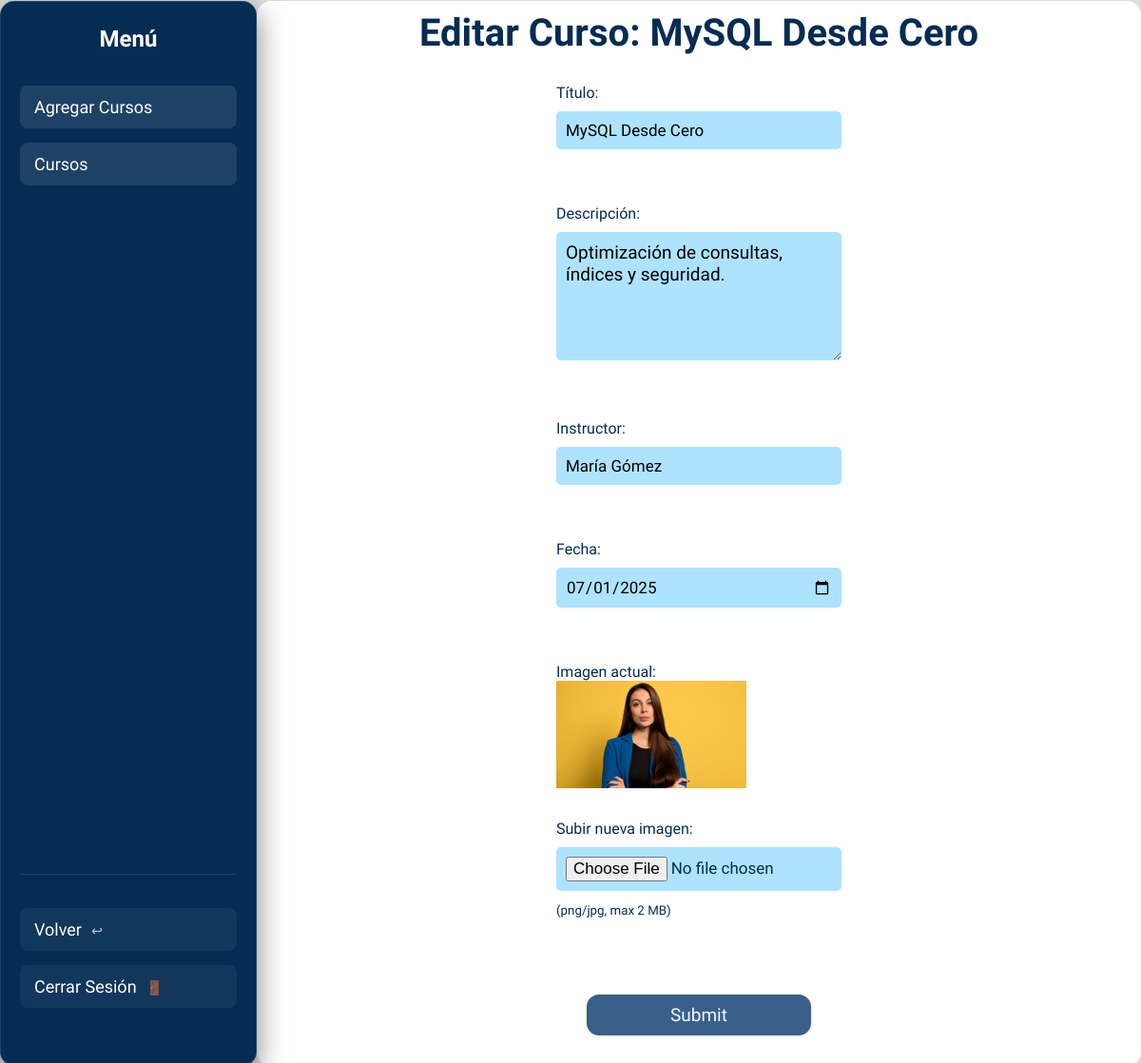
The page /index.php?controlador=gestionCursos&metodo=editarCursosVistaAdmin&id=2 (signed in) on the database its author committed.
### tables this page shows
CREATE TABLE `cursos` (
  `id` int(10) UNSIGNED NOT NULL,
  `titulo` varchar(225) NOT NULL,
  `descripcion` text NOT NULL,
  `imagen` varchar(255) NOT NULL,
  `instructor` varchar(150) NOT NULL,
  `fecha` date NOT NULL,
  `created_at` timestamp NOT NULL DEFAULT current_timestamp(),
  `updated_at` timestamp NOT NULL DEFAULT current_timestamp() ON UPDATE current_timestamp()
);

### src/controllers/GestionCursosControlador.php (called while the page is built, shortened)
<?php
class GestionCursosControlador {
    public function EditarCursosVistaAdmin(): void {
        include_once  __DIR__ . '/../views/admin/editarCursos.php';
    }
}
?>

### public/index.php (called while the page is built, shortened)
<?php
    $router = new Router();
    $router->ejecutar();
?>

### src/views/admin/editarCursos.php (the view, shortened to what this page needs)
<?php
    require_once __DIR__ . '/../../../config/connection_db.php';
    $id = (int) $_GET['id'];
    $sql = "SELECT * FROM cursos WHERE id = ?";
    $stmt = $pdo->prepare($sql);
    $stmt->execute([$id]);
    $curso = $stmt->fetch();
?>
<!DOCTYPE html>
<html lang="en">
<head>
    <link rel="stylesheet" href="../src/css/stylecurso1.css">
    <link rel="stylesheet" href="../src/css/stylegestion.css">
</head>
<body>
    <main>
        <?php
            include __DIR__ . '/../navs/navCursosAdmin.php';
        ?>
        <section class="content">
            <h1>Editar Curso: <?= htmlspecialchars($curso['titulo']) ?></h1>
            <form
                action="?controlador=cursos&metodo=actualizarCurso"
                method="post"
                enctype="multipart/form-data"
            >
                <label>Título:<br>
                <input type="text" name="titulo"
                        value="<?= htmlspecialchars($curso['titulo']) ?>" required>
                </label><br><br>
                <label>Descripción:<br>
                <textarea class="textarea" name="descripcion" rows="5" required><?=
                    htmlspecialchars($curso['descripcion']) ?></textarea>
                </label><br><br>
                <label>Instructor:
                <input type="text" name="instructor"
                        value="<?= htmlspecialchars($curso['instructor']) ?>" required>
                </label><br><br>
                <label>Fecha:
                <input type="date" name="fecha"
                        value="<?= $curso['fecha'] ?>" required>
                </label><br><br>
                <label>Imagen actual:<br>
                <?php if ($curso['imagen'] && file_exists($curso['imagen'])): ?>
                    <img src="<?= $curso['imagen'] ?>" width="200"><br>
                <?php else: ?>
                    <em>No hay imagen</em><br>
                <?php endif; ?>
                </label><br>
                <label>Subir nueva imagen:<br>
                <input type="file" name="imagen">
                <small>(png/jpg, max 2 MB)</small>
                </label><br><br>
                <input type="submit">
            </form>
        </section>
    </main>
</body>
</html>

### src/css/stylecurso1.css (style rules this page uses)
body { background-color: #dddddd; display: flex; flex-direction: column; }
main { flex: 1; display: flex; justify-content: center; }
@media screen and (max-width:1200px) { main { margin: 1px 0; } }

### src/css/stylegestion.css (style rules this page uses)
* { font-family: "Chocolate Classical Sans", sans-serif; margin: 0; padding: 0; box-sizing: border-box; }
body { background-color: #dddddd; display: flex; flex-direction: row; overflow-x: hidden; }
h1 { text-align: center; }
.content { background: white; border-radius: 15px; padding: 30px; display: flex; flex-direction: column; justify-content: center; flex: 1; align-items: center; padding-top: 10px; }
.content h1 { color: #052c53; margin-bottom: 20px; font-size: 2.5rem; text-align: center; }
input { width: 100%; padding: 10px; margin: 10px 0; border: none; border-radius: 5px; font-size: 17px; background-color: #aee3fe; }
form { max-width: 300px; }
label { display: block; margin-top: 10px; color: #052c53; }
textarea { width: 100%; padding: 10px; margin: 10px 0; border: none; border-radius: 5px; font-size: 19px; background-color: #aee3fe; }
input[type="submit"] { margin-top: 15px; padding: 10px; width: 80%; font-size: 19px; border-radius: 15px; justify-self: center; display: block; margin: 0px auto; margin-top: 40px; cursor: pointer; background-color: #386089; border: oldlace 2px solid; color: aliceblue; text-align: center; transition: 300ms; }

### rows shown on the page
cursos: titulo "MySQL Desde Cero", descripcion "Optimización de consultas, índices y seguridad.", instructor "María Gómez", fecha "07/01/2025", imagen (picture)
